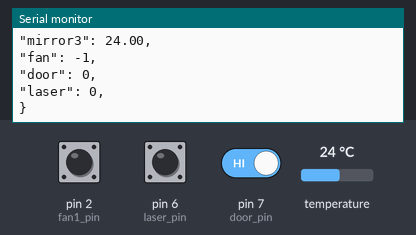
A sketch run on a simulated Arduino Uno, built with avr-gcc and run on an emulated ATmega328P. Shown: the last lines printed to the serial monitor. The test bench sets the inputs (shaded band); at power-on: temperature 24 °C, pin 2 (fan1_pin) HIGH, pin 6 (laser_pin) HIGH, pin 7 (door_pin) HIGH.

Above: at 1.4 s.
1.5 s: temperature set to 12 °C
At 1.61 s:
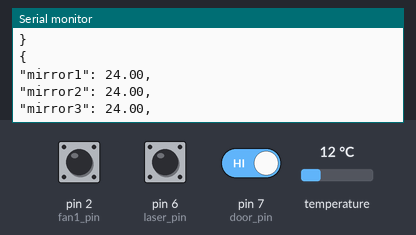
3.0 s: pin 2 (fan1_pin) pulled LOW for 0.15 s
At 3.77 s:
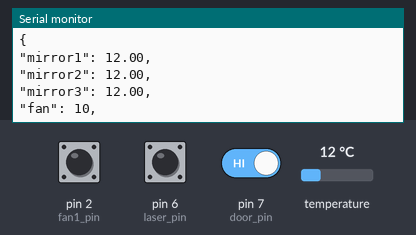
4.6 s: pin 6 (laser_pin) pulled LOW for 0.15 s
6.2 s: pin 7 (door_pin) driven LOW
7.7 s: pin 2 (fan1_pin) pulled LOW for 1 s
10.2 s: temperature set to 19 °C
At 10.46 s:
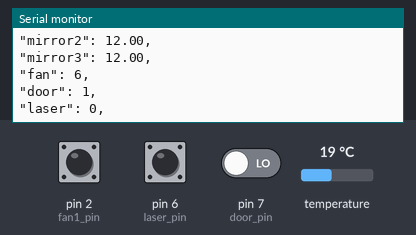
Timing chart, 0 to 12.7 s (numbered marks = the images above; inputs shaded):
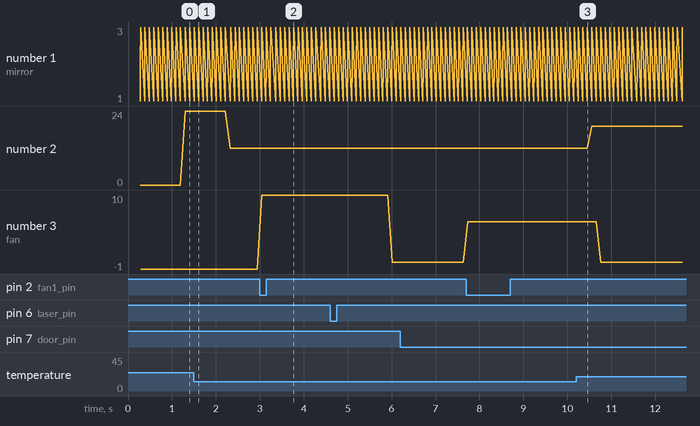

The sketch:

Firmware.ino
```cpp
#include <OneWire.h>

//#define DANIEL
#define LILLY
//#define TEST

#define SEND_INTERVAL 100

OneWire  ds(10);  // on pin 10 (a 4.7K resistor is necessary)

volatile float pulse_count[5] = {0};
long pulse_count_duration[5] = {0};
byte pulse_bank = 0;
unsigned long pulse_time[10] = {0};
volatile int pulse_time_index = 0;
//unsigned long last_time;

byte laser_pin = 6;
byte door_pin = 7;
byte temperature_pin = 10;
byte fan1_pin = 2;

//Red Laser (Daniel)
#ifdef DANIEL
byte mirror1_addr[8] = {0x28, 0x96, 0x95, 0x45, 0x92, 0xB, 0x2, 0xE1};
byte mirror2_addr[8] = {0x28, 0x85, 0xA3, 0x45, 0x92, 0x3, 0x2, 0x8D};
byte mirror3_addr[8] = {0x28, 0x1C, 0x89, 0x45, 0x92, 0x3, 0x2, 0xEF};
#endif

//Blue Laser (Lilly)
#ifdef LILLY
byte mirror1_addr[8] = {0x28, 0x6F, 0xA0, 0x45, 0x92, 0x7, 0x2, 0x1E};
byte mirror2_addr[8] = {0x28, 0x26, 0x88, 0x45, 0x92, 0x3, 0x2, 0x0};
byte mirror3_addr[8] = {0x28, 0xCD, 0x68, 0x45, 0x92, 0xB, 0x2, 0x7D};
#endif

//Test setup
#ifdef TEST
byte mirror1_addr[8] = {0x28, 0x79, 0xB1, 0x45, 0x92, 0xC, 0x2, 0x65};
byte mirror2_addr[8] = {0x28, 0xB7, 0x9B, 0x45, 0x92, 0xB, 0x2, 0xC2};
byte mirror3_addr[8] = {0x28, 0x79, 0xB1, 0x45, 0x92, 0xC, 0x2, 0x65};
#endif

byte* temp_sensors[3] = {mirror1_addr, mirror2_addr, mirror3_addr};
float temperatures[3] = {0};

void rpm_int()
 {
      pulse_count[pulse_bank]++;
      pulse_time_index = (pulse_time_index+1)%10;
      pulse_time[pulse_time_index] = micros();
//      Serial.println((pulse_time_index++)%10);
 }


void SearchTempSensors() {
  while(1) {
    byte addr[8];
    if ( !ds.search(addr)) {
//      Serial.println("No more addresses.");
//      Serial.println();
      ds.reset_search();
      delay(250);
      return;
    }

    Serial.print("Temp Sensor: ");
    for( byte i = 0; i < 8; i++) {
      Serial.write(" 0x");
      Serial.print(addr[i], HEX);
      Serial.print(",");
    }
    Serial.println();
  }
}
void UpdateTemperatures() {
  static long read_start = 0;
  static bool waiting = false;
  bool toggle_wait = false;
  bool waited_long_enough = (millis() - read_start) > 1000;

  for(byte i=0; i<3; i++)
  {
    byte present = 0;
    byte type_s;
    byte data[12];
    float celsius, fahrenheit;
    byte* addr = temp_sensors[i];
//    byte* addr = mirror1_addr;

//    Serial.print("\naddr:");
//    for(int b=0; b<8; b++) {
//      Serial.write(" 0x");
//      Serial.print(addr[b], HEX);
//      Serial.print(",");
//    }
//    Serial.println();
//

    if (OneWire::crc8(addr, 7) != addr[7]) {
        Serial.println("CRC is not valid!");
//        return;
    }

    if (!waiting) {
      ds.reset();
      ds.select(addr);
      ds.write(0x44, 1);        // start conversion, with parasite power on at the end
      read_start = millis();
      toggle_wait = true;
    }

    if (waiting && waited_long_enough) {
      present = ds.reset();
      ds.select(addr);
      ds.write(0xBE);         // Read Scratchpad

      for (byte j = 0; j < 9; j++) {           // we need 9 bytes
        data[j] = ds.read();
      }

      // Convert the data to actual temperature
      // because the result is a 16 bit signed integer, it should
      // be stored to an "int16_t" type, which is always 16 bits
      // even when compiled on a 32 bit processor.
      int16_t raw = (data[1] << 8) | data[0];
      byte cfg = (data[4] & 0x60);
      // at lower res, the low bits are undefined, so let's zero them
      if (cfg == 0x00) raw = raw & ~7;  // 9 bit resolution, 93.75 ms
      else if (cfg == 0x20) raw = raw & ~3; // 10 bit res, 187.5 ms
      else if (cfg == 0x40) raw = raw & ~1; // 11 bit res, 375 ms
      //// default is 12 bit resolution, 750 ms conversion time
      celsius = (float)raw / 16.0;
      temperatures[i] = celsius;
      toggle_wait = true;
    }
  }
  if (toggle_wait) waiting=!waiting;
}

float ReadTemperature(byte* addr) {

  byte i;
  byte present = 0;
  byte type_s;
  byte data[12];
  float celsius, fahrenheit;

  if (OneWire::crc8(addr, 7) != addr[7]) {
      Serial.println("CRC is not valid!");
      return;
  }

  ds.reset();
  ds.select(addr);
  ds.write(0x44, 1);        // start conversion, with parasite power on at the end

  //  delay(1000);     // maybe 750ms is enough, maybe not
  // we might do a ds.depower() here, but the reset will take care of it.

  present = ds.reset();
  ds.select(addr);
  ds.write(0xBE);         // Read Scratchpad

  for ( i = 0; i < 9; i++) {           // we need 9 bytes
    data[i] = ds.read();
  }

  // Convert the data to actual temperature
  // because the result is a 16 bit signed integer, it should
  // be stored to an "int16_t" type, which is always 16 bits
  // even when compiled on a 32 bit processor.
  int16_t raw = (data[1] << 8) | data[0];
  byte cfg = (data[4] & 0x60);
  // at lower res, the low bits are undefined, so let's zero them
  if (cfg == 0x00) raw = raw & ~7;  // 9 bit resolution, 93.75 ms
  else if (cfg == 0x20) raw = raw & ~3; // 10 bit res, 187.5 ms
  else if (cfg == 0x40) raw = raw & ~1; // 11 bit res, 375 ms
  //// default is 12 bit resolution, 750 ms conversion time
  celsius = (float)raw / 16.0;
  return celsius;
}

long ReadRPM() {
   static long last_rpm_read = 0;
   static unsigned long rpm = 0;
//   Serial.println("ReadRPM");
   long current_time = millis();
   if (current_time - last_rpm_read > 1000) {
     detachInterrupt(0); // disable interrupts
     long total_pulse_count = pulse_count[0] + pulse_count[1] + pulse_count[2] + pulse_count[3] + pulse_count[4];
     pulse_count_duration[pulse_bank] = current_time - last_rpm_read;
     last_rpm_read = current_time;
     long total_duration = pulse_count_duration[0] + pulse_count_duration[1] + pulse_count_duration[2] + pulse_count_duration[3] + pulse_count_duration[4];
     rpm = (30000*total_pulse_count)/total_duration; // with 2 pulses per revolution
//     Serial.print("pulse bank: ");
//     Serial.println(pulse_bank);
//
//     for(int bank=0;bank<5;bank++) {
//       Serial.print("bank: ");
//       Serial.println(bank);
//
//       Serial.print("pulse_count: ");
//       Serial.println(pulse_count[bank]);
//       Serial.print("duration: ");
//       Serial.println(pulse_count_duration[bank]);
//     }
//     Serial.print("total_pulse_count: ");
//     Serial.println(total_pulse_count);
//     Serial.print("total_duration: ");
//     Serial.println(total_duration);
//
     pulse_bank = ++pulse_bank % 5;

     pulse_count[pulse_bank] = 0;
     pulse_count_duration[pulse_bank] = 0;

     //Restart the interrupt processing
     attachInterrupt(0, rpm_int, FALLING);
//     Serial.print("rpm: ");
//     Serial.println(rpm);
   }

   return rpm;
}

long ReadRPM2() {
//  Serial.println(pulse_time_index);
   static long rpm;
   int last_pulse_time_index = pulse_time_index-1;
//   Serial.println(pulse_time_index);
   if (last_pulse_time_index < 0)
      last_pulse_time_index = 9;
   rpm = 30000000/(pulse_time[pulse_time_index] - pulse_time[last_pulse_time_index]);
//   Serial.println(pulse_time_index);
   if(micros() - pulse_time[pulse_time_index] > 3000000){
    rpm=0;
   }
   return rpm;
}

void setup()
 {
   Serial.begin(115200);

   pinMode(fan1_pin, INPUT_PULLUP); // set pullup resistor on pin 2
   pinMode(temperature_pin, INPUT);
   pinMode(laser_pin, INPUT_PULLUP);
   pinMode(door_pin, INPUT_PULLUP);
   attachInterrupt(0, rpm_int, FALLING); // interrupt 0 on pin 2

   SearchTempSensors();
 }

 void loop() {
  static long last_print = 0;

  UpdateTemperatures();

  long current_time = millis();
//  ReadRPM();
//  if(false)
  if(current_time - last_print > SEND_INTERVAL)
  {
     //Print out result to serial
     Serial.println("{");
     Serial.print("\"mirror1\": ");
     Serial.print(temperatures[0]);
     Serial.println(", ");
     Serial.print("\"mirror2\": ");
     Serial.print(temperatures[1]);
     Serial.println(", ");
     Serial.print("\"mirror3\": ");
     Serial.print(temperatures[2]);
     Serial.println(", ");
     Serial.print("\"fan\": ");
     Serial.print(ReadRPM2());
     Serial.println(", ");
//     Serial.print("\"fan2\": ");
//     Serial.print(ReadRPM2());
//     Serial.println(", ");
     Serial.print("\"door\": ");
     Serial.print(!digitalRead(door_pin));
     Serial.println(", ");
     Serial.print("\"laser\": ");
     Serial.print(!digitalRead(laser_pin));
     Serial.println(", ");
     Serial.println("}");
     Serial.println();

     last_print = current_time;
  }
}
```

Measured:
- after the input at 3.0 s, the serial monitor: prints a new line at once (image 2)
- plotted number 2: 24 → 12 after the input at 1.5 s, 12 → 19 after the input at 10.2 s
- plotted number 3: -1 → 10 after the input at 3.0 s, 0 → 6 after the input at 7.7 s
